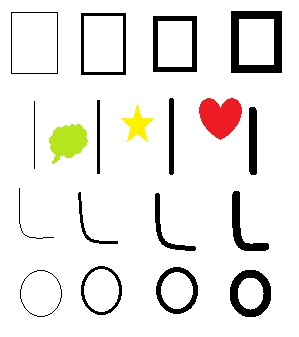
#> input picture c_04/04_simple.jpg, 299 x 337 px
$ python '04 features detection.py'
#> lines starting #> are read from the running program, lines starting #| are printed output that depends on the picture; after the words box and inside, x2 and y2 are one past the last pixel; in counts of white or black regions, pixels touching at a corner belong together
# https://docs.opencv.org/4.x/db/d27/tutorial_py_table_of_contents_feature2d.html
import cv2
import numpy as np
import matplotlib.pyplot as plt

def plot_image(ax, image, title):
    ax.imshow(cv2.cvtColor(image, cv2.COLOR_BGR2RGB))
    ax.set_title(title)
    ax.axis('off')

# Read the image and convert to grayscale
ori = cv2.imread('04_simple.jpg')#footballers.jpg
#> ori is the input picture: shape (337, 299, 3); mean B, G, R 228.6, 231.7, 233.8
gray = cv2.cvtColor(ori, cv2.COLOR_BGR2GRAY)
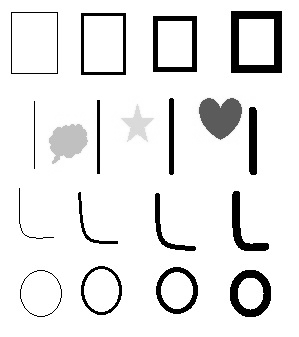
#> gray: shape (337, 299); min 0, max 255, mean 232
fig, axes = plt.subplots(2, 3, figsize=(12, 10))
plot_image(axes[0,0], ori, 'Original')

# Apply Harris corner detection
# https://docs.opencv.org/4.x/dc/d0d/tutorial_py_features_harris.html
image = ori.copy()
dst = cv2.cornerHarris(gray, 2, 3, 0.04)
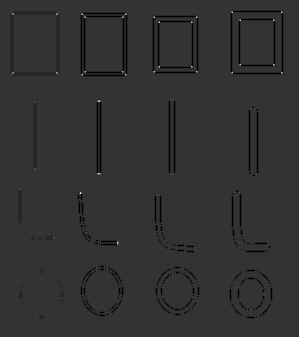
#> dst: shape (337, 299) float32; min -0.04, max 0.158, mean -0.00139; drawn with min black and max white
dst = cv2.dilate(dst, None)
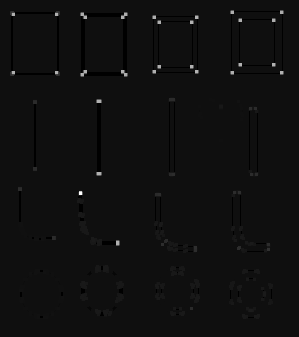
#> dst: shape (337, 299) float32; min -0.01, max 0.158, mean 0.00031; drawn with min black and max white
image[dst > 0.1 * dst.max()] = [0, 0, 255]
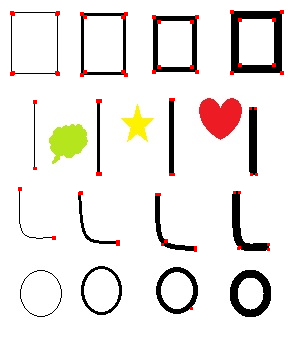
#> image: shape (337, 299, 3); 0.81% of pixels changed, all inside (x1, y1, x2, y2) = (10, 10, 284, 310)
plot_image(axes[0,1], image, 'Harris')

# Apply Shi-Tomasi corner detection
# https://docs.opencv.org/4.x/d4/d8c/tutorial_py_shi_tomasi.html
image = ori.copy()
corners = cv2.goodFeaturesToTrack(gray,20,0.01,10)
#> corners = 20 rows, first 8: [98, 100], [98, 173], [117, 242], [80, 192], [196, 71], [196, 16], [273, 64], [281, 72]
corners = np.intp(corners)
for i in corners:
    x,y = i.ravel()
    cv2.circle(image,(x,y),3,255,-1)
#> this loop made 20 passes
#> (x, y) on passes 1 to 12: (98, 100), (98, 173), (117, 242), (80, 192), (196, 71), (196, 16), (273, 64), (281, 72), (153, 71), (153, 16), (239, 64), (122, 71)
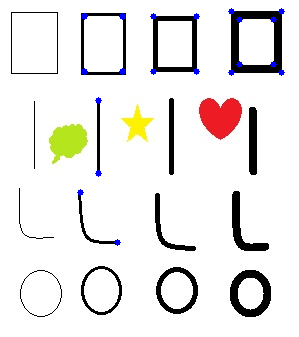
#> image: shape (337, 299, 3); 0.58% of pixels changed, all inside (x1, y1, x2, y2) = (77, 8, 285, 246)
plot_image(axes[0,2], image, 'Shi-Tomasi')


'''
detector classes: cv2.SIFT_create(), cv2.ORB_create(), ...
more: https://docs.opencv.org/4.x/db/d27/tutorial_py_table_of_contents_feature2d.html
detector.detect(image, None) You can pass a mask if you want to search only a part of image.
detector.compute(image, kp) computes the descriptors from the keypoints kp we have found.
detector.detectAndCompute(image, None) directly find keypoints and descriptors in a single step

cv2.drawKeypoints(
    The input image,
    an object of the cv2.KeyPoint class,
    Optional output image,
    color a single scalar value or a tuple of three values representing the color in BGR format,
    Flags setting drawing behavior e.g. cv2.DRAW_MATCHES_FLAGS_DRAW_RICH_KEYPOINTS: For each keypoint, the circle around the keypoint with keypoint size and orientation will be drawn)
'''

# Apply Scale-Invariant Feature Transform
# https://docs.opencv.org/4.x/da/df5/tutorial_py_sift_intro.html
image = ori.copy()
sift = cv2.SIFT_create()
kp = sift.detect(gray,None)
#> kp = 115 keypoints; strongest (x, y, size): (79, 194, 2.4), (171, 172, 4), (193, 248, 4), (171, 101, 4.1)
image=cv2.drawKeypoints(image,kp,image)#flags=cv2.DRAW_MATCHES_FLAGS_DRAW_RICH_KEYPOINTS
plot_image(axes[1,0], image, 'SIFT')

# Apply ORB (Oriented FAST and Rotated BRIEF)
# https://docs.opencv.org/4.x/d1/d89/tutorial_py_orb.html
image = ori.copy()
orb = cv2.ORB_create()
kp = orb.detect(image,None)
#> kp = 451 keypoints; strongest (x, y, size): (84, 71, 31), (125, 72, 31), (81, 72, 31), (123, 74, 31)
image=cv2.drawKeypoints(image,kp,image)
plot_image(axes[1,1], image, 'ORB')

# FAST Algorithm for Corner Detection
# https://docs.opencv.org/4.x/df/d0c/tutorial_py_fast.html
image = ori.copy()
fast = cv2.FastFeatureDetector_create()
kp = fast.detect(image,None)
#> kp = 179 keypoints; strongest (x, y, size): (191, 21, 7), (191, 23, 7), (191, 64, 7), (191, 66, 7)
image=cv2.drawKeypoints(image,kp,image)
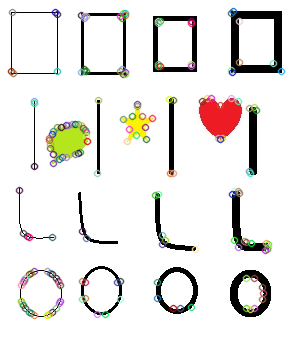
#> image: shape (337, 299, 3); mean B, G, R 227, 229.7, 231.8
plot_image(axes[1,2], image, 'FAST')

plt.show()
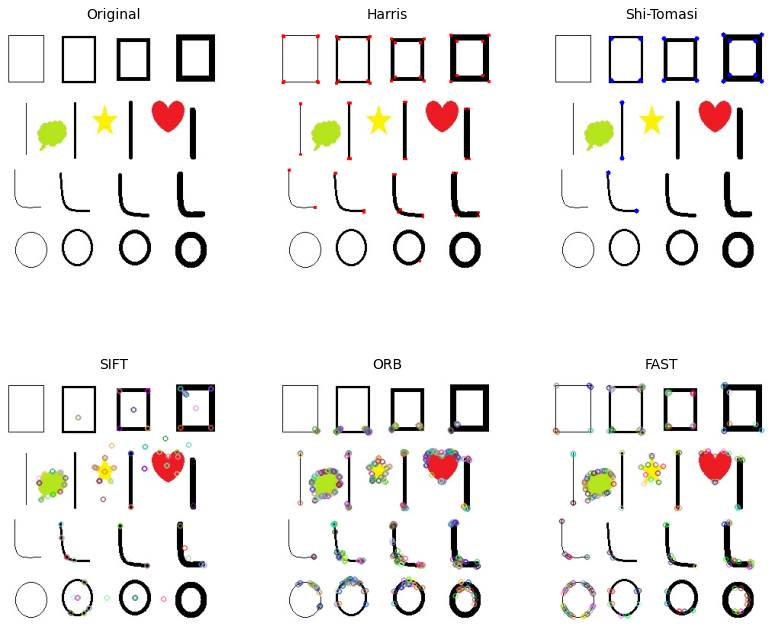
#> figure drawn by matplotlib, 6 panels

$ run again, with c_04/box.jpg copied over c_04/04_simple.jpg
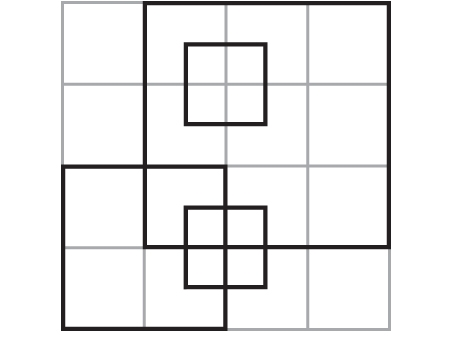
#> input picture c_04/box.jpg, 454 x 353 px
#> ori is the input picture: shape (353, 454, 3); mean B, G, R 239.3, 239.2, 239.4
#> corners = 20 rows, first 8: [61, 330], [188, 121], [188, 284], [188, 244], [147, 244], [389, 2], [188, 210], [262, 121]
#> the loop `for i in corners:` made 20 passes
#> after the loop `for i in corners:`:
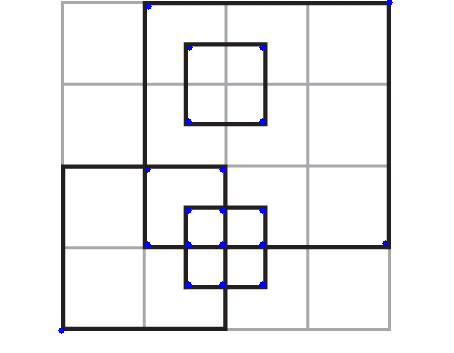
#> image: shape (353, 454, 3); 0.36% of pixels changed, all inside (x1, y1, x2, y2) = (58, 0, 393, 334)
#> `kp = sift.detect(gray,None)`: kp = 166 keypoints; strongest (x, y, size): (64, 328, 4.6), (186, 286, 4.7), (186, 208, 4.6), (264, 123, 4.7)
#> `kp = orb.detect(image,None)`: kp = 474 keypoints; strongest (x, y, size): (261, 119, 53.6), (387, 246, 44.6), (187, 245, 64.3), (188, 119, 31)
#> `kp = fast.detect(image,None)`: kp = 100 keypoints; strongest (x, y, size): (385, 6, 7), (184, 43, 7), (184, 125, 7), (266, 206, 7)
#> `image=cv2.drawKeypoints(image,kp,image)`:
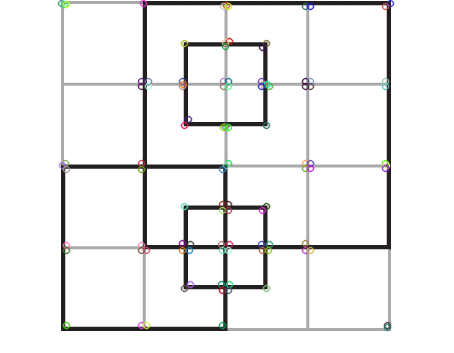
#> image: shape (353, 454, 3); mean B, G, R 238.8, 238.7, 238.9

$ run again, with c_04/chessboard.jpg copied over c_04/04_simple.jpg
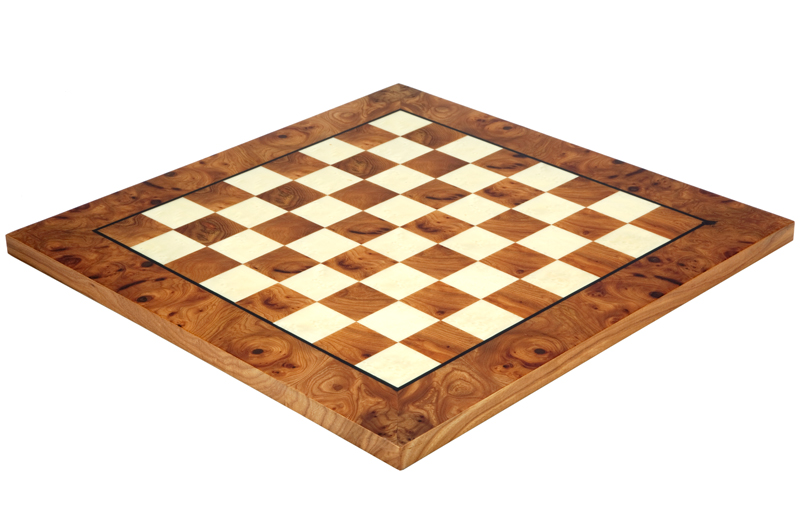
#> input picture c_04/chessboard.jpg, 800 x 520 px
#> ori is the input picture: shape (520, 800, 3); mean B, G, R 193.5, 208.9, 227.3
#> corners = 20 rows, first 8: [439, 363], [355, 364], [577, 176], [598, 277], [224, 181], [142, 213], [669, 239], [274, 322]
#> the loop `for i in corners:` made 20 passes
#> after the loop `for i in corners:`:
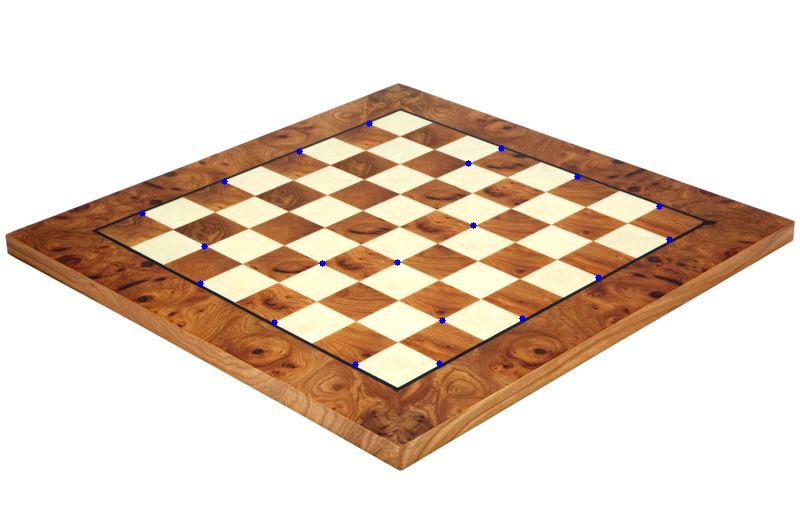
#> image: shape (520, 800, 3); 0.14% of pixels changed, all inside (x1, y1, x2, y2) = (139, 120, 673, 368)
#> `kp = sift.detect(gray,None)`: kp = 1060 keypoints; strongest (x, y, size): (85, 246, 67.2), (711, 234, 66.6), (358, 365, 2.8), (185, 230, 8.4)
#> `kp = orb.detect(image,None)`: kp = 500 keypoints; strongest (x, y, size): (356, 365, 31), (438, 364, 31), (597, 278, 31), (576, 176, 31)
#> `kp = fast.detect(image,None)`: kp = 2982 keypoints; strongest (x, y, size): (576, 176, 7), (397, 386, 7), (793, 221, 7), (356, 365, 7)
#> `image=cv2.drawKeypoints(image,kp,image)`:
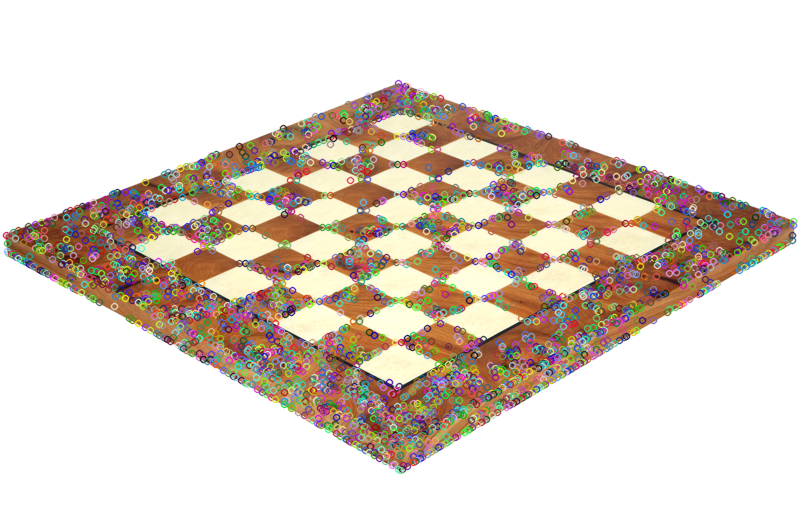
#> image: shape (520, 800, 3); mean B, G, R 200.6, 211.1, 222.3
